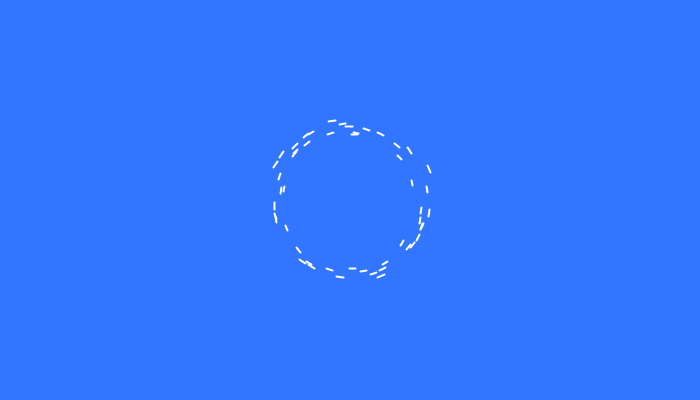
Frame 1 (no input)
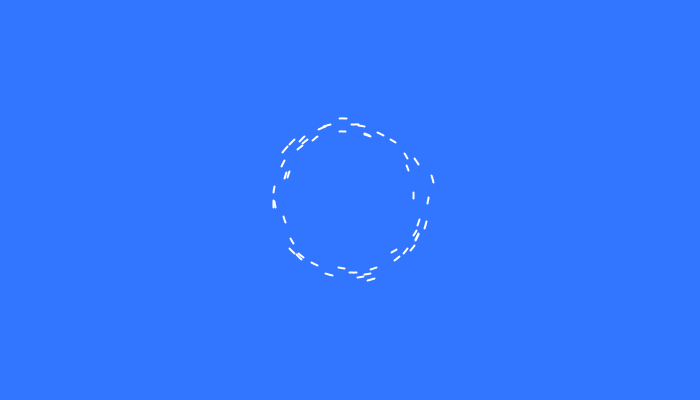
Frame 60 (the mouse pressed at the canvas centre just before this capture)
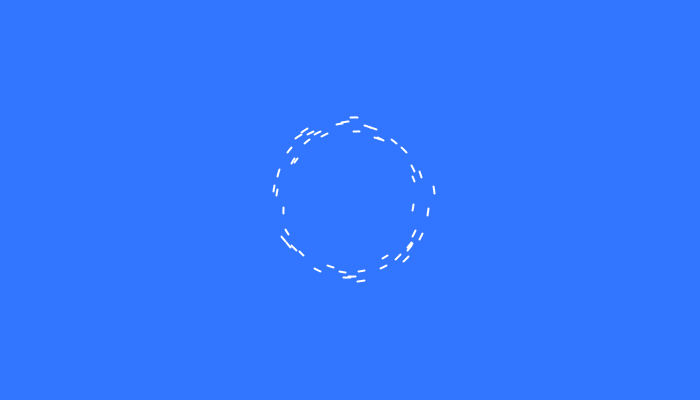
Frame 120 (the mouse held since frame 60 and released just before this capture)

The Processing sketch that drew these frames (run headless with seeded random() and noise(); from frame 60 on, the mouse is pressed at the canvas centre):

// Processing sketch: birds
// ── birds.pde
Bird[] flock = new Bird[50];

void setup() {
  size(700, 400);
  smooth(4);
  stroke(255);
  strokeWeight(2);
  noFill();

  for (int i = 0; i < flock.length; i++) {
    flock[i] = new Bird(150, random(0, TWO_PI));
  }
}

void draw() {
  background(50, 118, 255);

  for (int i = 0; i < flock.length; i++) {
    flock[i].update();
    flock[i].display();
  }
}

// ── Bird.pde
class Bird {
  PVector location;
  float baseR, r, rOff, theta, thetaVel;

  Bird(float _baseR, float _theta) {
    location = new PVector(width/2, height/2);

    baseR = _baseR;
    rOff = random(0, 1000);
    theta = _theta;
    thetaVel = random(0.002, 0.004);
  }

  void update() {
    theta += thetaVel;

    r = baseR + map(noise(rOff), 0, 1, -30, 30);
    rOff += 0.001;
  }

  void display() {
    arc(location.x, location.y, r, r, theta, theta + radians(5));
  }
}
